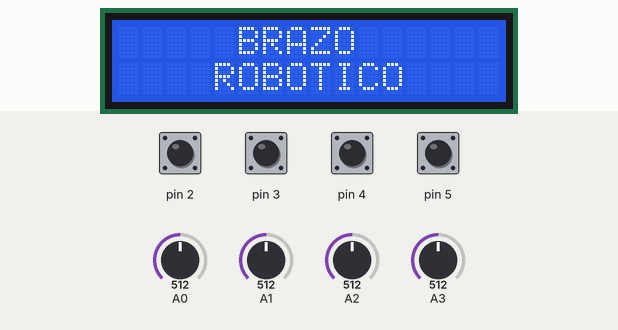
Bench run of a sketch on a simulated Arduino Uno, built with avr-gcc and run on an emulated ATmega328P. On the bench: 16×2 character LCD. The inputs (shaded band) are chosen by the test bench; at power-on: pin 2–5 HIGH, A0 = 512, A1 = 512, A2 = 512, A3 = 512. What the sketch prints to the serial monitor is not drawn.

Above: at 1.2 s.
1.3 s: pin 2 pulled LOW for 1 s
At 2.5 s:
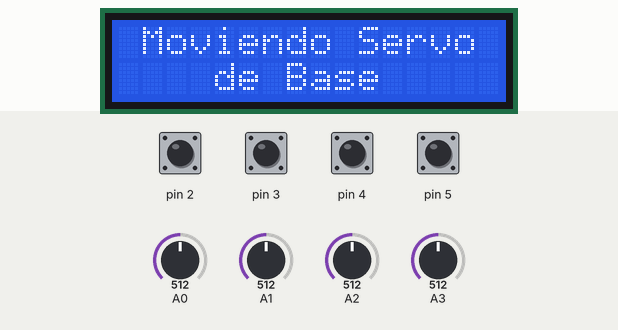
4.1 s: pin 3 pulled LOW for 1 s
At 5.3 s:
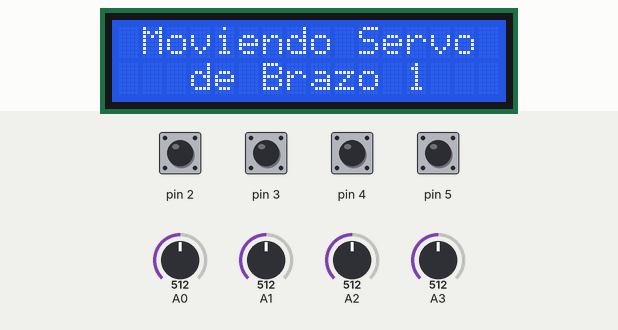
7.0 s: pin 5 pulled LOW for 1 s
At 8.2 s:
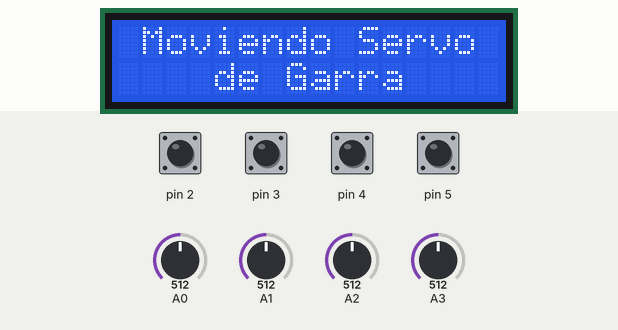
9.9 s: pin 4 pulled LOW for 1 s
At 11.1 s:
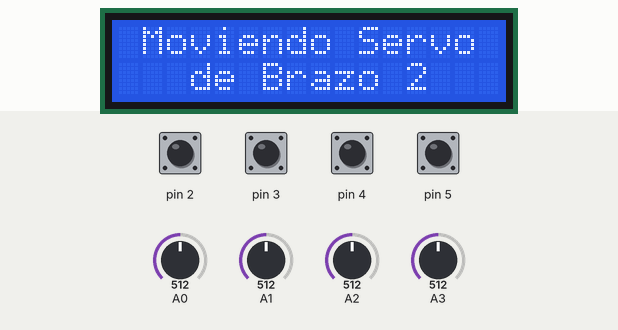
Timing chart, 0 to 12.9 s (numbered marks = the images above; inputs shaded):
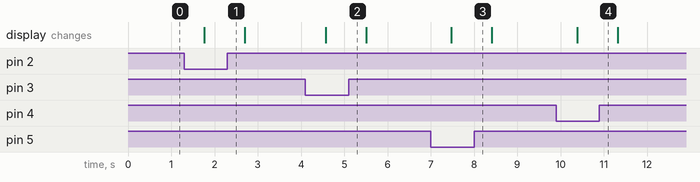

Measured:
- after the input at 1.3 s, the display: changes after 0.46 s (image 1)
- after the input at 4.1 s, the display: changes after 0.47 s (image 2)
- after the input at 7.0 s, the display: changes after 0.48 s (image 3)
- after the input at 9.9 s, the display: changes after 0.48 s (image 4)

The sketch:

arduino1LCD.ino
```cpp
// ARDUINO MAESTRO
int adcValue; // Valor de Lectura del Potenciometro
char charNumero[4]; //Representación en Caracteres
String strNumero; //Convertir en Cadena

int convertedValuePot1;   // Valor convertido de 0 a 180 en Potenciometro 1
int convertedValuePot2;   // Valor convertido de 0 a 180 en Potenciometro 2
int convertedValuePot3;   // Valor convertido de 0 a 180 en Potenciometro 3
int convertedValuePot4;   // Valor convertido de 0 a 180 en Potenciometro 4

volatile bool pot1 = false;          //Bandera Potenciometro 1
volatile bool pot2 = false;          //Bandera Potenciometro 2
volatile bool pot3 = false;          //Bandera Potenciometro 3
volatile bool pot4 = false;          //Bandera Potenciometro 4

#include <LiquidCrystal_I2C.h> //Libreria de la LCD
LiquidCrystal_I2C lcd(0x27,16,2); //Direccion de la LCD

void setup() {
  // Configurar PD2 como entrada con pull-up
  DDRD &= ~(1 << DDD2);
  PORTD |= (1 << PORTD2);

  // Configurar PD3 como entrada con pull-up
  DDRD &= ~(1 << DDD3);
  PORTD |= (1 << PORTD3);

  // Configurar PD4 como entrada con pull-up
  DDRD &= ~(1 << DDD4);
  PORTD |= (1 << PORTD4);

  // Configurar PD5 como entrada con pull-up
  DDRD &= ~(1 << DDD5);
  PORTD |= (1 << PORTD5);

  //configuración de la interrupción
  PCIFR |= (1 << PCIF2); // Limpiar bandera de interrupción en el puerto D, ponemos en 1 para limpiar
  PCICR |= (1 << PCIE2); //habilitar el grupo de interrupciones del puerto D
  PCMSK2 |= (1 << PCINT18);  // Seleccionar el pin a monitorear en el registro PCMSK2, Bit 18 corresponde a PD2
  PCMSK2 |= (1 << PCINT19);  // Seleccionar el pin a monitorear en el registro PCMSK2, Bit 19 corresponde a PD3
  PCMSK2 |= (1 << PCINT20);  // Seleccionar el pin a monitorear en el registro PCMSK2, Bit 20 corresponde a PD4
  PCMSK2 |= (1 << PCINT21);  // Seleccionar el pin a monitorear en el registro PCMSK2, Bit 20 corresponde a PD5

  lcd.init(); //Inicializar LCD
  lcd.backlight();
  lcd.clear();
  lcd.setCursor(0,0);
  lcd.print("     BRAZO      "); //Mostrar mensaje de Bienvenida
  lcd.setCursor (0,1);
  lcd.print("    ROBOTICO    "); //Mensaje de Bienvenida
  lcd.display();

  Serial.begin(9600); //Velocidad de comunicación
}

void loop() {
  if(pot1 == true){ //Cuando se activa la bandera del Potenciometro 1
    //Lectura Analogica
    ADMUX = 0;              //canal 0 = PC0 = A0
    // Configurar el pin como entrada
    DDRC &= ~(1 << PC0);
    //Vref interno = 01
    ADMUX &= ~(1<<REFS1);
    ADMUX |= (1<<REFS0);

    ADMUX &= ~(1<<ADLAR);     //ajuste a la derecha de la salida de 10 bits

    delay(20);  //esperar a que se estabilice el voltaje

    // Configurar el prescaler a 128, debe ser siempre menor a 200KHz
    ADCSRA |= (1 << ADPS2) | (1 << ADPS1) | (1 << ADPS0);

    ADCSRA |= (1 << ADEN);    // Habilitar el ADC
    //DDRC = 0;

    ADCSRA |= (1 << ADSC);        // Iniciar la conversión
    while (ADCSRA & (1 << ADSC)); // Esperar a que la conversión termine
    uint16_t adcValue = ADC;      // obtener los 10 bits de la conversión ADCH:ADCL

    int EntradaPot1 = adcValue; //Obtener lectura del potenciometro 1
    convertedValuePot1 = map(EntradaPot1, 0, 1023, 0, 180); //Convertir los 1024 posibles datos del Potenciometro a 181 datos
    delay(200);

    //convertir int a string
    strNumero = convertedValuePot1;
    //convertir string a char
    strNumero.toCharArray(charNumero,4);
    Serial.write(charNumero);
    Serial.print('\n');
    delay(200);

    lcd.setCursor(0, 0); //Mostrar en LCD movimiento del Servo
    lcd.print(" Moviendo Servo ");
    lcd.setCursor(0, 1);
    lcd.print("    de Base     ");
    lcd.display();
  }

  if(pot2 == true){ //Cuando se activa la bandera del Potenciometro 2
    //Lectura Analogica
    ADMUX = 3;              //canal 3 = PC3 = A3
    // Configurar el pin como entrada
    DDRC &= ~(1 << PC3);
    //Vref interno = 01
    ADMUX &= ~(1<<REFS1);
    ADMUX |= (1<<REFS0);

    ADMUX &= ~(1<<ADLAR);     //ajuste a la derecha de la salida de 10 bits

    delay(20);  //esperar a que se estabilice el voltaje

    // Configurar el prescaler a 128, debe ser siempre menor a 200KHz
    ADCSRA |= (1 << ADPS2) | (1 << ADPS1) | (1 << ADPS0);

    ADCSRA |= (1 << ADEN);    // Habilitar el ADC
    //DDRC = 0;

    ADCSRA |= (1 << ADSC);        // Iniciar la conversión
    while (ADCSRA & (1 << ADSC)); // Esperar a que la conversión termine
    uint16_t adcValue = ADC;      // obtener los 10 bits de la conversión ADCH:ADCL

    int EntradaPot2 = adcValue; //Obtener lectura del potenciometro 2
    convertedValuePot2 = map(EntradaPot2, 0, 1023, 130, 180); //Convertir los 1024 posibles datos del Potenciometro a datos entre 130-180
    delay(200);

    //convertir int a string
    strNumero = convertedValuePot2;
    //convertir string a char
    strNumero.toCharArray(charNumero,4);
    Serial.write(charNumero);
    Serial.print('\n');
    delay(200);

    lcd.setCursor(0, 0); //Mostrar en LCD movimiento del Servo 2
    lcd.print(" Moviendo Servo ");
    lcd.setCursor(0, 1);
    lcd.print("   de Brazo 1   ");
    lcd.display();

  }

  if(pot3 == true){ //Cuando se activa la bandera del Potenciometro 2
    //Lectura Analogica
    ADMUX = 2;              //canal 2 = PC2 = A2
    // Configurar el pin como entrada
    DDRC &= ~(1 << PC2);
    //Vref interno = 01
    ADMUX &= ~(1<<REFS1);
    ADMUX |= (1<<REFS0);

    ADMUX &= ~(1<<ADLAR);     //ajuste a la derecha de la salida de 10 bits

    delay(20);  //esperar a que se estabilice el voltaje

    // Configurar el prescaler a 128, debe ser siempre menor a 200KHz
    ADCSRA |= (1 << ADPS2) | (1 << ADPS1) | (1 << ADPS0);

    ADCSRA |= (1 << ADEN);    // Habilitar el ADC
    //DDRC = 0;

    ADCSRA |= (1 << ADSC);        // Iniciar la conversión
    while (ADCSRA & (1 << ADSC)); // Esperar a que la conversión termine
    uint16_t adcValue = ADC;      // obtener los 10 bits de la conversión ADCH:ADCL

    //Serial.println(adcValue);
    //delay(200);
    int EntradaPot3 = adcValue; //Obtener lectura del potenciometro 3
    convertedValuePot3 = map(EntradaPot3, 0, 1023, 0, 180); //Convertir los 1024 posibles datos del Potenciometro a 181 datos
    Serial.println(convertedValuePot3);
    delay(200);

    //convertir int a string
    strNumero = convertedValuePot3;
    //convertir string a char
    strNumero.toCharArray(charNumero,4);
    Serial.write(charNumero);
    Serial.print('\n');
    delay(200);

    lcd.setCursor(0, 0); //Mostrar en LCD movimiento del Servo 3
    lcd.print(" Moviendo Servo ");
    lcd.setCursor(0, 1);
    lcd.print("   de Brazo 2   ");
    lcd.display();

  }

  if(pot4 == true){ //Cuando se activa la bandera del Potenciometro 4
    //Lectura Analogica
    ADMUX = 1;              //canal 1 = PC1 = A1
    // Configurar el pin como entrada
    DDRC &= ~(1 << PC2);
    //Vref interno = 01
    ADMUX &= ~(1<<REFS1);
    ADMUX |= (1<<REFS0);

    ADMUX &= ~(1<<ADLAR);     //ajuste a la derecha de la salida de 10 bits

    delay(20);  //esperar a que se estabilice el voltaje

    // Configurar el prescaler a 128, debe ser siempre menor a 200KHz
    ADCSRA |= (1 << ADPS2) | (1 << ADPS1) | (1 << ADPS0);

    ADCSRA |= (1 << ADEN);    // Habilitar el ADC
    //DDRC = 0;

    ADCSRA |= (1 << ADSC);        // Iniciar la conversión
    while (ADCSRA & (1 << ADSC)); // Esperar a que la conversión termine
    uint16_t adcValue = ADC;      // obtener los 10 bits de la conversión ADCH:ADCL

    int EntradaPot4 = adcValue; //Obtener lectura del potenciometro 4
    convertedValuePot4 = map(EntradaPot4, 0, 1023, 0, 180); //Convertir los 1024 posibles datos del Potenciometro a 181 datos
    Serial.println(convertedValuePot4);
    delay(200);

    //convertir int a string
    strNumero = convertedValuePot4;
    //convertir string a char
    strNumero.toCharArray(charNumero,4);
    Serial.write(charNumero);
    Serial.print('\n');
    delay(200);

    lcd.setCursor(0, 0); //Mostrar en LCD movimiento del Servo 3
    lcd.print(" Moviendo Servo ");
    lcd.setCursor(0, 1);
    lcd.print("    de Garra    ");
    lcd.display();
  }

  if(pot1 == false && pot2 == false && pot3 == false && pot4 == false ){
  lcd.setCursor(0,0);
  lcd.print("     BRAZO      ");
  lcd.setCursor (0,1);
  lcd.print("    ROBOTICO    ");
  }

}

ISR(PCINT2_vect) {
  cli();
  // Si la entrada 2 permanece en 1
   	if ( PIND & (1 << PIND2)){
      pot1 = false; //Mantener bandera del potenciometro 1 falsa
    } else { //Si la entrada 2 cambia a 0
      pot1 = true; //Cambiar la bandera del potenciometro 1 a verdadera
    }
  sei(); // Habilitar interrupciones globales

  cli();
  // Si la entrada 3 permanece en 1
   	if ( PIND & (1 << PIND3) ) {
      pot2 = false; //Mantener bandera del potenciometro 2 falsa
    } else { //Si la entrada 3 cambia a 0
      pot2 = true; //Cambiar la bandera del potenciometro 2 a verdadera
    }
  sei(); // Habilitar interrupciones globales

  cli();
  // Si la entrada 4 permanece en 1
   	if ( PIND & (1 << PIND4) ) {
      pot3 = false; //Mantener bandera del potenciometro 3 falsa
    } else { //Si la entrada 2 cambia a 0
      pot3 = true; //Cambiar la bandera del potenciometro 3 a verdadera
    }
  sei(); // Habilitar interrupciones globales

  cli();
  // Si la entrada 5 permanece en 1
   	if ( PIND & (1 << PIND5) ) {
      pot4 = false; //Mantener bandera del potenciometro 4 falsa
    } else { //Si la entrada 5 cambia a 0
      pot4 = true; //Cambiar la bandera del potenciometro 4 a verdadera
    }
  sei(); // Habilitar interrupciones globales
}
```
